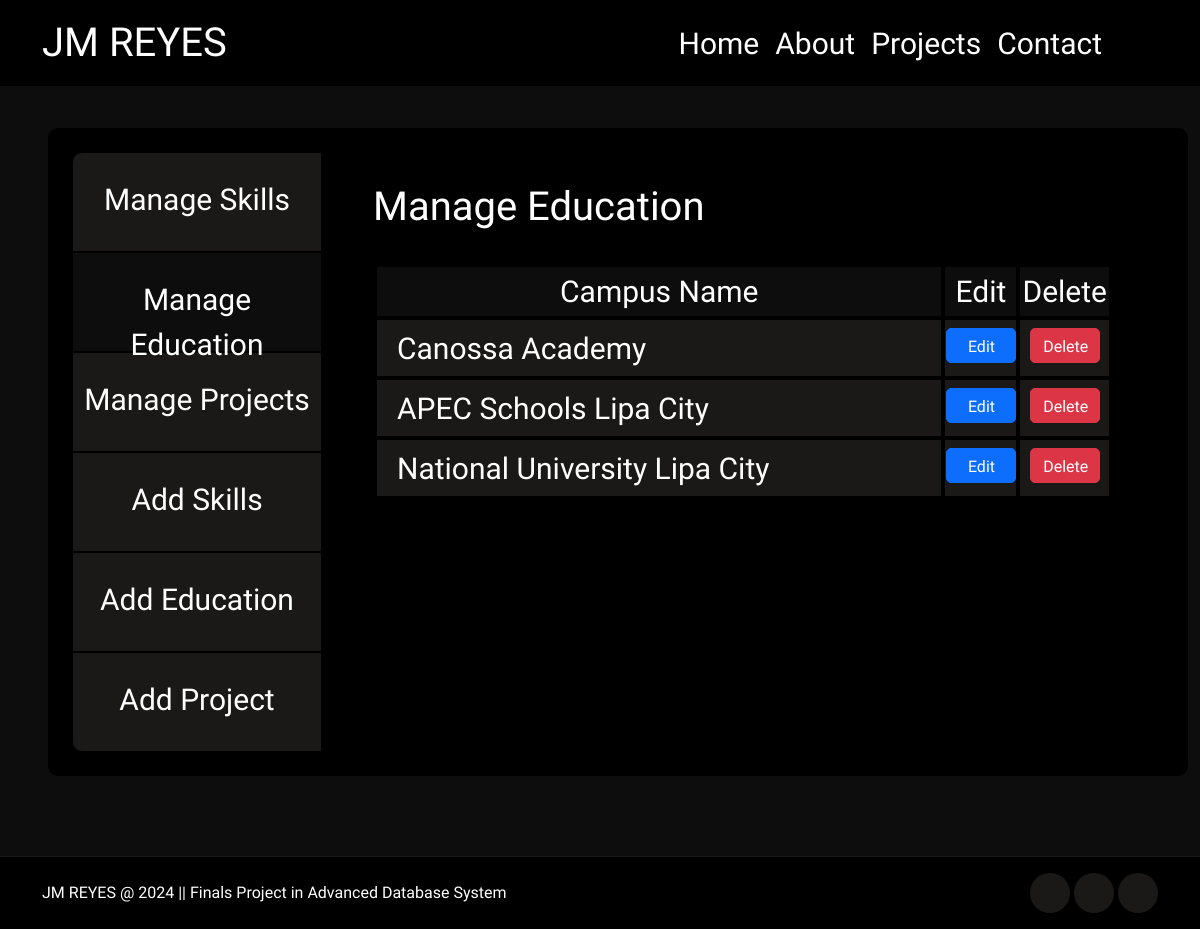
Screenshot of /manage-education.php (signed in) with the database file from the repository.
### tables this page shows
CREATE TABLE `education` (
  `education_ID` int(11) NOT NULL,
  `user_ID` int(11) DEFAULT NULL,
  `educational_level` varchar(255) NOT NULL,
  `campus_name` varchar(255) NOT NULL,
  `school_year` varchar(255) NOT NULL,
  `attainments` text NOT NULL
);

### manage-education.php (the view, shortened to what this page needs)
<?php
include('connect.php');
?>
<!DOCTYPE html>
<html lang="en">
<head>
  <link href="https://cdn.jsdelivr.net/npm/bootstrap@5.3.3/dist/css/bootstrap.min.css" rel="stylesheet"
>
  <link href="https://unpkg.com/aos@2.3.1/dist/aos.css" rel="stylesheet">
  <link rel="stylesheet"
    href="https://maxst.icons8.com/vue-static/landings/line-awesome/font-awesome-line-awesome/css/all.min.css">
  <link rel="stylesheet"
    href="https://maxst.icons8.com/vue-static/landings/line-awesome/line-awesome/1.3.0/css/line-awesome.min.css">
  <link rel="stylesheet" href="./assets/css/style.css">
</head>
<body data-bs-spy="scroll" data-bs-target=".navbar">
  <nav class="navbar navbar-expand-lg navbar-dark fixed-top">
    <div class="container fluid mx-lg-auto">
      <a class="navbar-brand navbar-font" href="index.php">
        <span class="name-logo"><i class="las la-cat"></i> JM REYES</span></a>
      <div class="collapse navbar-collapse navbar-font" id="navbarNav">
        <ul class="navbar-nav">
          <li class="nav-item">
            <a class="nav-link" aria-current="page" href="index.php#home">Home</a>
          </li>
          <li class="nav-item">
            <a class="nav-link" aria-current="page" href="index.php#about">About</a>
          </li>
          <li class="nav-item">
            <a class="nav-link" aria-current="page" href="index.php#projects">Projects</a>
          </li>
          <li class="nav-item">
            <a class="nav-link" aria-current="page" href="index.php#contact">Contact</a>
          </li>
          <li class="nav-item">
            <a class="nav-link active cog-active" style="pointer-events: none;" aria-current="page" href="settings.php"><i class="las la-cog"></i></a>
          </li>
          <li class="nav-item">
            <a class="nav-link" aria-current="page" href="messages.php"><i class="las la-envelope"></i></a>
          </li>
          <li class="nav-item">
            <a class="nav-link" aria-current="page" href="logout.php"><i class="las la-sign-out-alt"></i></i></a>
          </li>
        </ul>
      </div>
    </div>
  </nav>
  <section id="settings" class="full-height px-lg-5">
    <div class="container settings-container mt-5 p-md-4">
        <div class="row-lg-3 settings-nav">
            <a class="settings-option" href="settings.php">
                <span class="py-md-3 m-md-2 oswald-normal">Manage Skills</span>
            </a>
            <a class="settings-option settings-active" href="manage-education.php">
                <span class="py-md-3 m-md-2 oswald-normal">Manage Education</span>
            </a>
            <a class="settings-option" href="manage-projects.php">
                <span class="py-md-3 m-md-2 oswald-normal">Manage Projects</span>
            </a>
            <a class="settings-option" href="add-skills.php">
                <span class="py-md-3 m-md-2 oswald-normal">Add Skills</span>
            </a>
            <a class="settings-option" href="add-education.php">
                <span class="py-md-3 m-md-2 oswald-normal">Add Education</span>
            </a>
            <a class="settings-option" href="add-project.php">
                <span class="py-md-3 m-md-2 oswald-normal">Add Project</span>
            </a>
        </div>
        <div class="row-lg-7 settings-main">
          <div class="col">
            <h4 style="font-size: 40px">Manage Education</h4>
          </div>
          <div>
            <table>
              <thead>
                <tr>
                  <th>Campus Name</th>
                  <th>Edit</th>
                  <th>Delete</th>
                </tr>
              </thead>
              <tbody>
              <?php
                  $confirm_edit = 'Are you sure you want to edit this education?';
                  $confirm_del = 'Are you sure you want to delete this education?';
                  $sql = "SELECT * FROM `education`";
                  $result = mysqli_query($con, $sql);
                  if($result) {
                    while($row = mysqli_fetch_assoc($result)) {
                      $id = $row['education_ID'];
                      $title = $row['campus_name'];
                      echo '
                      <tr>
                        <td class="td-title">'.$title.'</td>
                        <td class="edit-del">
                          <form action="edit-education.php?update-educationid='.$id.'" method="post">
                            <input type="hidden" name="id" value="'.$id.'">
                            <button type="submit" name="edit" class="btn sm btn-primary btn-size" onclick="return confirm(\''.$confirm_edit.'\')">Edit</button>
                          </form>
                        </td>
                        <td class="edit-del">
                          <form method="post">
                            <input type="hidden" name="id" value="'.$id.'">
                            <a type="submit" href="delete.php?delete-educationid='.$id.'" name="delete" class="btn sm btn-danger btn-size" onclick="return confirm(\''.$confirm_del.'\')">Delete</a>
                          </form>
                        </td>
                      </tr>
                      ';
                    }
                  }
                ?>
              </tbody>
            </table>
          </div>
        </div>
    </div>
  </section>
    <footer class="py-5 p-lg-3">
      <div class="container">
        <div class="row gy-4 justify-content-between">
          <div class="col-auto">
            <p class="mb-0 mt-2">JM REYES @ 2024 || Finals Project in Advanced Database System</p>
          </div>
          <div class="col-auto">
            <div class="social-icons">
              <a href="https://www.facebook.com/KuddliestDudeYouHaveEverKnown" target="_blank"><i class="lab la-facebook"></i></a>
              <a href="https://www.instagram.com/itzjmbruhhh/" target="_blank"><i class="lab la-instagram"></i></a>
              <a href="https://github.com/JMReyes1014" target="_blank"><i class="lab la-github"></i></a>
            </div>
          </div>
        </div>
      </div>
    </footer>
</body>
</html>

### assets/css/style.css (style rules this page uses)
.oswald-normal { font-family: "Oswald", sans-serif; font-optical-sizing: auto; font-weight: 300; font-style: normal; }
:root { --color-body: #ffffff; --color-base: #0e0d0d; --color-base1: #1b1818; --color-base2: #000000; --color-brand2: #ff3131; --color-brand: #ef4f4f; --font-base: "Belleza"; --font-base2: "Oswald"; }
.settings-container { background-color: var(--color-base2); width: 1600px; height: auto; display: flex; border-radius: 10px; }
.settings-nav { text-align: center; }
.settings-option { height: 100px; width: 250px; background-color: var(--color-base1); border: 1px solid var(--color-base2); display: flex; justify-content: center; font-size: 30px; }
.settings-option:first-of-type { border-top-left-radius: 10px; }
.settings-option:last-of-type { border-bottom-left-radius: 10px; }
.settings-active { background-color: var(--color-base); transition: none; pointer-events: none; }
.settings-main { height: auto; width: 1400px; border: 1px solid var(--color-base2); border-top-right-radius: 10px; border-bottom-right-radius: 10px; padding: 30px 50px; display: grid; grid-template-rows: 4rem auto; gap: 1rem; }
.settings-main table { width: 100%; height: auto; }
.settings-main table thead { text-align: left; }
.settings-main table thead tr th { background-color: var(--color-base); border: 4px solid var(--color-base2); padding: 2px; font-family: var(--font-base2); font-size: 30px; text-align: center; font-weight: 300; }
.settings-main table tbody tr td { background-color: var(--color-base1); border: 4px solid var(--color-base2); padding: 2px; padding-left: 20px; font-family: var(--font-base2); font-size: 30px; text-align: left; font-weight: 300; }
.settings-main table tbody tr td.edit-del { text-align: center; padding: 0; padding-left: 1px; padding-bottom: 11px; }
.settings-main table tbody tr td.td-title { width: 700px; }
body { background-color: var(--color-base); color: var(--color-body); font-family: var(--font-base); }
h1, h2, h3, h4, h5, h6 { color: var(--color-body); font-weight: 300; }
.full-height { min-height: 100vh; height: 100%; display: flex; flex-direction: column; justify-content: center; padding-top: 80px; padding-bottom: 80px; border-bottom: 1px solid var(--color-base1); }
.name-logo { font-size: 40px; }
a { text-decoration: none; color: var(--color-body); transition: all 0.4s ease; font-family: var(--font-base); }
.navbar { background-color: var(--color-base2); }
.navbar-font { font-size: 30px; }
.navbar-nav { margin-left: auto; }
.navbar .nav-link { text-decoration: none; color: var(--color-body); transition: all 0.4 ease; font-family: var(--font-base2); font-weight: 300; }
.navbar .nav-link.active { color: var(--color-brand); }
.cog-active { pointer-events: none; }
.btn-size { height: 35px; width: 70px; text-align: center; border-radius: 5px; }
footer { background-color: var(--color-base2); }
.social-icons a { width: 40px; height: 40px; display: inline-flex; align-items: center; justify-content: center; background-color: var(--color-base1); color: var(--color-body); border-radius: 100px; font-size: 24px; }

### rows the page displays
education: campus_name "Canossa Academy"
education: campus_name "APEC Schools Lipa City"
education: campus_name "National University Lipa City"
